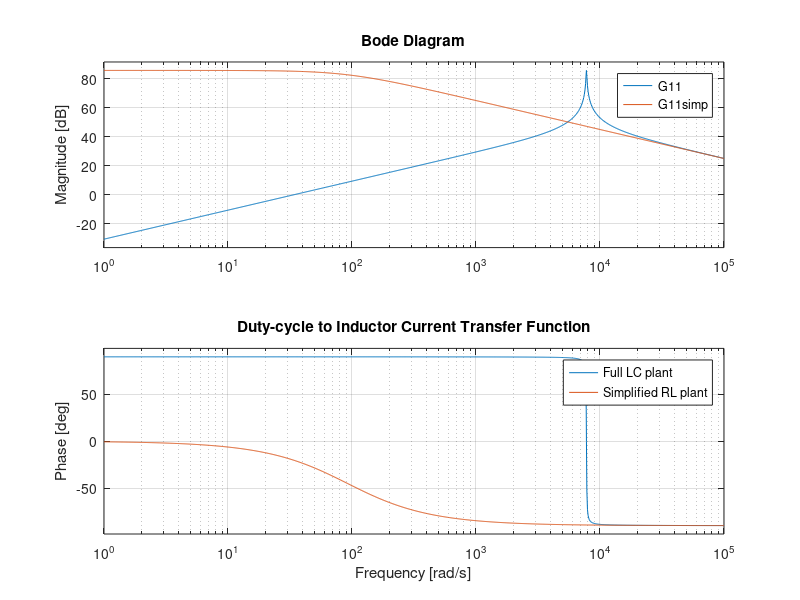
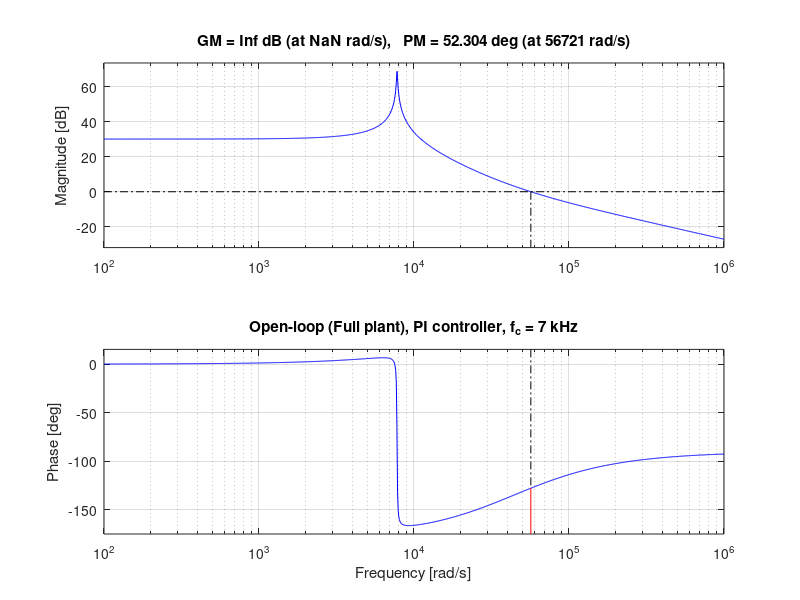
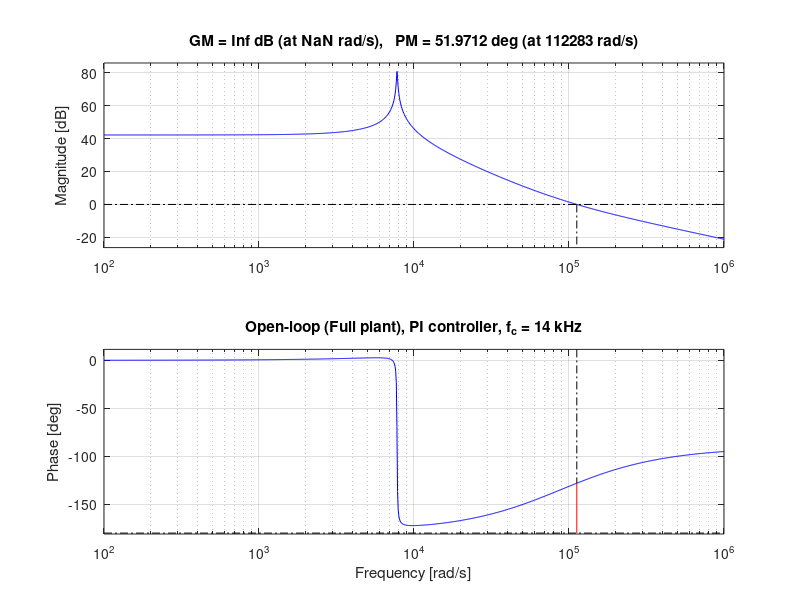
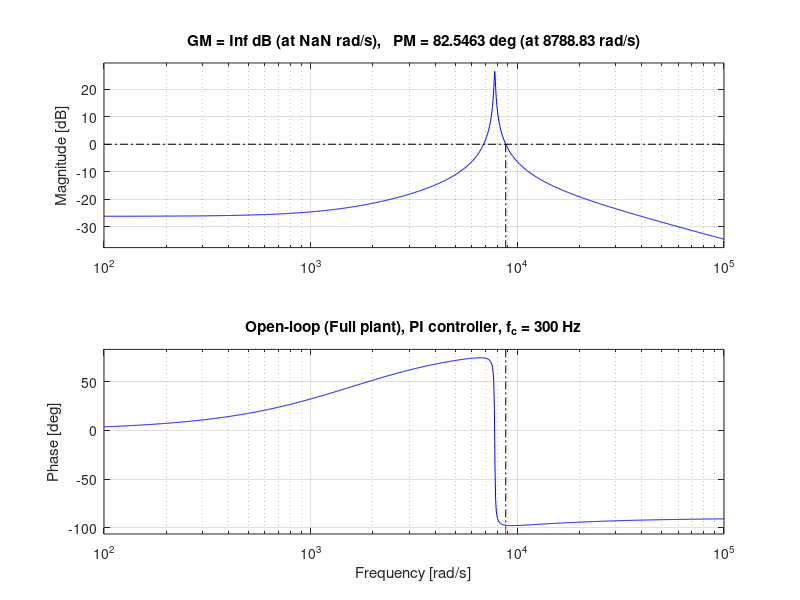

These charts were generated, in order, by the following MATLAB code:
clc; clear; close all;

%% -------------------------------------------------
% Parameters
%% -------------------------------------------------
L  = 0.4137e-3;
C  = 40e-6;
RL = 0.03799;
fs = 70e3;
Vb = 750;
D  = 0.5;


%% -------------------------------------------------
% Plant models
%% -------------------------------------------------
s = tf('s');

% Full LC plant (duty -> inductor current)
den = s^2 + (RL/L)*s + 1/(L*C);
G11 = (Vb/L)*s / den;

% Simplified RL plant
G11simp = Vb/(s*L + RL);

%% -------------------------------------------------
% 1) Plant comparison
%% -------------------------------------------------
figure
bode(G11, G11simp)
grid on
legend('Full LC plant','Simplified RL plant','Location','best')
title('Duty-cycle to Inductor Current Transfer Function')

%% -------------------------------------------------
% PI controller design for fs/10 and fs/5
% Phase margin = 50 deg (SIMPLIFIED model)
%% -------------------------------------------------

PM = 50*pi/180;   % desired phase margin [rad]

% Crossover frequencies
fc1 = 7000;        % 7 kHz
fc2 = 14e3;       % 14 kHz

wc1 = 2*pi*fc1;
wc2 = 2*pi*fc2;

% --- Controller for 7 kHz ---
wi1 = wc1;  % PI zero  /tan(PM)
Kp1 = wc1*L/Vb; 
Ki1 = Kp1 * wi1;
fprintf('7 kHz controller:\n');
fprintf('  Kp1 = %.6g\n', Kp1);
fprintf('  Ki1 = %.6g\n', Ki1);
Gc1 = Kp1*(1 + wi1/s);

% --- Controller for 14 kHz ---  /tan(PM)
wi2 = wc2;
Kp2 = wc2*L/Vb;
Gc2 = Kp2*(1 + wi2/s);
Ki2 = Kp2 * wi2;

fprintf('14 kHz controller:\n');
fprintf('  Kp2 = %.6g\n', Kp2);
fprintf('  Ki2 = %.6g\n', Ki2);

fc3 = 300;                 % 300 Hz
wc3 = 2*pi*fc3;

wi3 = wc3 / tan(PM);       % PI zero
Kp3 = wc3 * L / Vb;
Ki3 = Kp3 * wi3;

Gc3 = Kp3 * (1 + wi3/s);

fprintf('300 Hz controller:\n');
fprintf('  Kp3 = %.6g\n', Kp3);
fprintf('  Ki3 = %.6g\n', Ki3);


%% -------------------------------------------------
% 3) Open-loop systems (FULL plant)
%% -------------------------------------------------
L1 = Gc1 * G11;
L2 = Gc2 * G11;

%% -------------------------------------------------
% Open-loop systems (SIMPLIFIED plant)
%% -------------------------------------------------
L1_simp = Gc1 * G11simp;
L2_simp = Gc2 * G11simp;

%% -------------------------------------------------
% 4) Open-loop Bode + margins (FULL plant)
%% -------------------------------------------------
figure
margin(L1)
grid on
title('Open-loop (Full plant), PI controller, f_c = 7 kHz')

figure
margin(L2)
grid on
title('Open-loop (Full plant), PI controller, f_c = 14 kHz')

L3 = Gc3 * G11;

figure
margin(L3)
grid on
title('Open-loop (Full plant), PI controller, f_c = 300 Hz')

%% -------------------------------------------------
% Open-loop Bode + margins (SIMPLIFIED plant)
%% -------------------------------------------------
figure
margin(L1_simp)
grid on
title('Open-loop (Simplified plant), PI controller, f_c = 70 Hz')

figure
margin(L2_simp)
grid on
title('Open-loop (Simplified plant), PI controller, f_c = 700 Hz')

L3_simp = Gc3 * G11simp;

figure
margin(L3_simp)
grid on
title('Open-loop (Simplified plant), PI controller, f_c = 300 Hz')

%% -------------------------------------------------
% 5) Closed-loop current response
%% -------------------------------------------------
T1 = feedback(L1,1);
T2 = feedback(L2,1);

figure
step(T1, T2, 0.2)
grid on
legend('f_c = 7 kHz','f_c = 14kHz','Location','best')
title('Closed-loop Inductor Current Response (Full plant)')

T3 = feedback(L3,1);

figure
step(T1, T3, 0.5)
grid on
legend('7 kHz','300 Hz','Location','best')
title('Closed-loop Inductor Current Response (Full plant)')

%% -------------------------------------------------
% Closed-loop responses (SIMPLIFIED plant)
%% -------------------------------------------------
T1_simp = feedback(L1_simp,1);
T2_simp = feedback(L2_simp,1);

figure
step(T1_simp, T2_simp, 0.2)
grid on
legend('f_c = 70 Hz','f_c = 700 Hz','Location','best')
title('Closed-loop Inductor Current (Simplified plant)')

%% -------------------------------------------------
% 6) Control effort (duty-cycle behavior)
%% -------------------------------------------------
U1 = feedback(Gc1, G11);
U2 = feedback(Gc2, G11);

figure
step(U1, U2, 0.2)
grid on
legend('f_c = 70 Hz','f_c = 700 Hz','Location','best')
title('Duty-cycle (Control Effort) Response – Full plant')

%% -------------------------------------------------
% Control effort (SIMPLIFIED plant)
%% -------------------------------------------------
U1_simp = feedback(Gc1, G11simp);
U2_simp = feedback(Gc2, G11simp);

figure
step(U1_simp, U2_simp, 0.2)
grid on
legend('f_c = 70 Hz','f_c = 700 Hz','Location','best')
title('Duty-cycle Response – Simplified plant')
